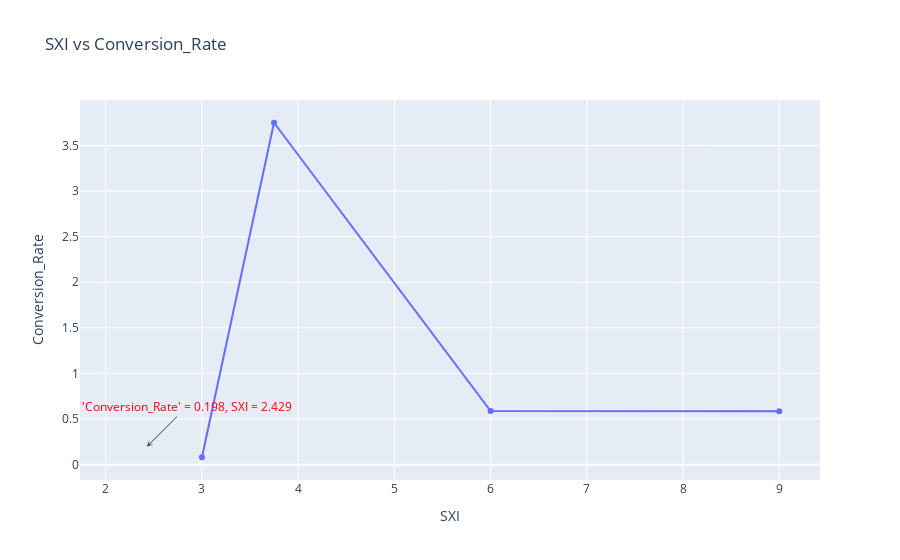

Notebook code for this chart:
### Code cell
import plotly.graph_objects as go

# Given data
x = mean_dxi
y = conv_ratee

# Create the line plot
fig = go.Figure()

# Add the main line plot
fig.add_trace(go.Scatter(x=x, y=y, mode='lines+markers'))

# Add a vertical line at x = 7.427
fig.add_annotation(
    x=2.429, y=0.198,
    text="'Conversion_Rate' = 0.198, SXI = 2.429",
    showarrow=True,
    arrowhead=3,
    ax=40, ay=-40,
    font=dict(color="red")
)
# Add annotations and layout
fig.update_layout(
    title="SXI vs Conversion_Rate",
    xaxis_title="SXI",
    yaxis_title="Conversion_Rate",
    showlegend=False
)

# Show the figure
fig.show()

### Figure 1 — Plotly figure (JSON) as saved in the notebook; plotly's stock layout.template omitted (floating-point values rounded to 4 significant figures)
{"data": [{"mode": "lines+markers", "type": "scatter", "x": [3, 3.749, 6, 9], "y": [0.08098, 3.749, 0.5872, 0.5859]}], "layout": {"annotations": [{"arrowhead": 3, "ax": 40, "ay": -40, "font": {"color": "red"}, "showarrow": true, "text": "'Conversion_Rate' = 0.198, SXI = 2.429", "x": 2.429, "y": 0.198}], "autosize": true, "showlegend": false, "title": {"text": "SXI vs Conversion_Rate"}, "xaxis": {"autorange": true, "range": [1.741, 9.414], "title": {"text": "SXI"}, "type": "linear"}, "yaxis": {"autorange": true, "range": [-0.2217, 4.052], "title": {"text": "Conversion_Rate"}, "type": "linear"}}}
